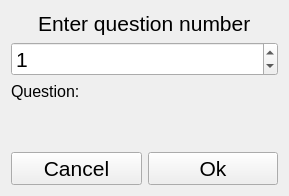
<?xml version="1.0" encoding="UTF-8"?>
<ui version="4.0">
 <class>Seek</class>
 <widget class="QWidget" name="Seek">
  <property name="geometry">
   <rect>
    <x>0</x>
    <y>0</y>
    <width>289</width>
    <height>196</height>
   </rect>
  </property>
  <property name="sizePolicy">
   <sizepolicy hsizetype="Fixed" vsizetype="Fixed">
    <horstretch>0</horstretch>
    <verstretch>0</verstretch>
   </sizepolicy>
  </property>
  <property name="maximumSize">
   <size>
    <width>289</width>
    <height>196</height>
   </size>
  </property>
  <property name="font">
   <font>
    <pointsize>16</pointsize>
   </font>
  </property>
  <property name="windowTitle">
   <string>Seek</string>
  </property>
  <layout class="QVBoxLayout" name="verticalLayout">
   <item alignment="Qt::AlignHCenter">
    <widget class="QLabel" name="label_static_eqn">
     <property name="sizePolicy">
      <sizepolicy hsizetype="Preferred" vsizetype="Preferred">
       <horstretch>0</horstretch>
       <verstretch>0</verstretch>
      </sizepolicy>
     </property>
     <property name="text">
      <string>Enter question number</string>
     </property>
    </widget>
   </item>
   <item>
    <widget class="QSpinBox" name="spinBox_seek_value">
     <property name="maximum">
      <number>999999</number>
     </property>
     <property name="value">
      <number>1</number>
     </property>
    </widget>
   </item>
   <item>
    <widget class="QLabel" name="label_question">
     <property name="font">
      <font>
       <pointsize>12</pointsize>
      </font>
     </property>
     <property name="text">
      <string>Question: </string>
     </property>
     <property name="wordWrap">
      <bool>true</bool>
     </property>
    </widget>
   </item>
   <item>
    <spacer name="verticalSpacer">
     <property name="orientation">
      <enum>Qt::Vertical</enum>
     </property>
     <property name="sizeHint" stdset="0">
      <size>
       <width>20</width>
       <height>40</height>
      </size>
     </property>
    </spacer>
   </item>
   <item>
    <layout class="QHBoxLayout" name="horizontalLayout">
     <item>
      <widget class="QPushButton" name="pushButton_cancel">
       <property name="text">
        <string>Cancel</string>
       </property>
      </widget>
     </item>
     <item>
      <widget class="QPushButton" name="pushButton_ok">
       <property name="text">
        <string>Ok</string>
       </property>
      </widget>
     </item>
    </layout>
   </item>
  </layout>
 </widget>
 <resources/>
 <connections/>
</ui>
